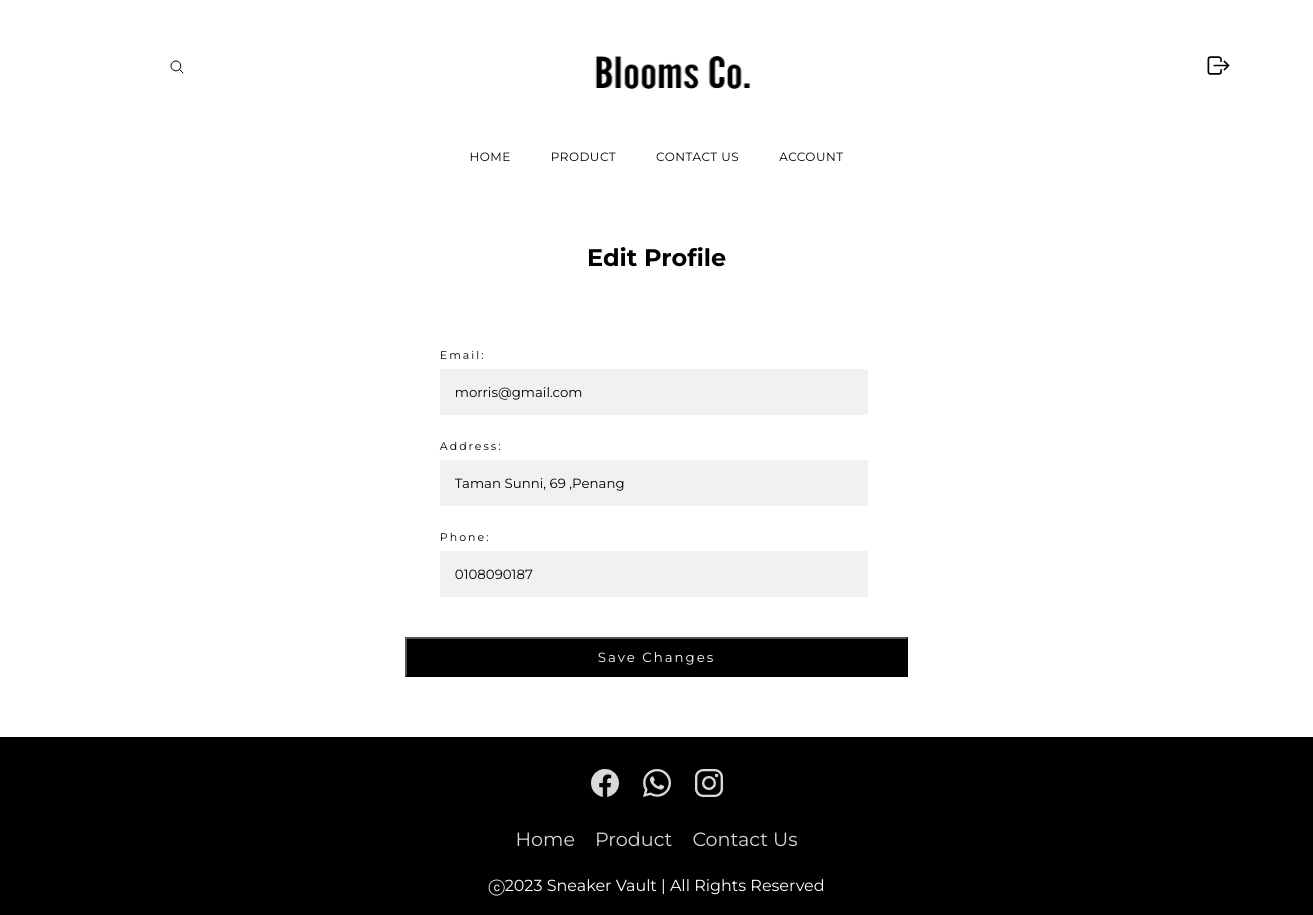
/edit_account.php (signed in), run on the app's committed database.
### tables this page shows
CREATE TABLE `user_table` (
  `user_id` int(11) NOT NULL,
  `username` varchar(15) NOT NULL,
  `user_email` varchar(50) NOT NULL,
  `user_password` varchar(255) NOT NULL,
  `user_address` varchar(255) NOT NULL,
  `user_phone` varchar(20) NOT NULL,
  `user_image` varchar(255) NOT NULL
);

### edit_account.php (the view, shortened to what this page needs)
<?php
include("helper.php");
if (isset($_SESSION['username'])) {
    $username = $_SESSION['username'];
    $query = "SELECT * FROM user_table WHERE username = '$username'";
    $result = mysqli_query($con, $query);
    if (mysqli_num_rows($result) == 1) {
        $row = mysqli_fetch_assoc($result);
        $email = $row['user_email'];
        $address = $row['user_address'];
        $phone = $row['user_phone'];
        ?>
        <!DOCTYPE html>
        <html>
            <head>
                <link href="../css/editaccount.css" rel="stylesheet" type="text/css"/>
            </head>
            <body>
                <?php include './header.php'; ?>
                <h2>Edit Profile</h2>
                <form method="POST">
                    <div class="container2">
                        <div class="container">
                            <div class="fontsz">
                                <label for="email">Email:</label><br>
                                <input type="email" id="email" name="email" value="<?php echo $email; ?>" required><br><br>
                                <label for="address">Address:</label><br>
                                <input type="text" id="address" name="address" value="<?php echo $address; ?>" required><br><br>
                                <label for="phone">Phone:</label><br>
                                <input type="tel" id="phone" name="phone" value="<?php echo $phone; ?>" required><br><br>
                            </div>
                        </div>
                    </div>
                    <div class="logbtn2">
                        <input class="loginbutM" type="submit" name="submit" value="Save Changes">
                    </div>
                </form>
                <?php include './footer.php'; ?>
            </body>
        </html>
        <?php
    } else {
        echo "Error: User not found.";
    }
} else {
    header("Location: login.php");
    exit();
}
?>

### css/editaccount.css (style rules this page uses)
h2 { width: 100%; text-align: center; margin-top: 50px; }
input[type=email],[type=text],[type=tel] { margin-left: 200px; width: 50%; padding: 15px; margin: 7px 0 10px 0; display: inline-block; border: none; background: #f1f1f1; }
.loginbutM, button { cursor: pointer; width: 503px; padding: 10px 0; transition: 0.8s; letter-spacing: 2px; color: white; background-color: black; }
.fontsz { font-size: 11px; letter-spacing: 2px; }
body,html { font-family: "Montserrat", sans-serif; padding: 0; margin: 0; box-sizing: border-box; }
.container { padding: 16px; padding-left: 33.5%; }
.container2 { padding-top: 60px; }
.logbtn2 { text-align: center; margin-bottom: 60px; }

### css/style.css (style rules this page uses)
*, *:before, *:after { font-family: "Montserrat", sans-serif; padding: 0; margin: 0; box-sizing: border-box; }
body { background-color: white; }

### data on the page
user_table: email "morris@gmail.com", address "Taman Sunni, 69 ,Penang", phone "0108090187"
